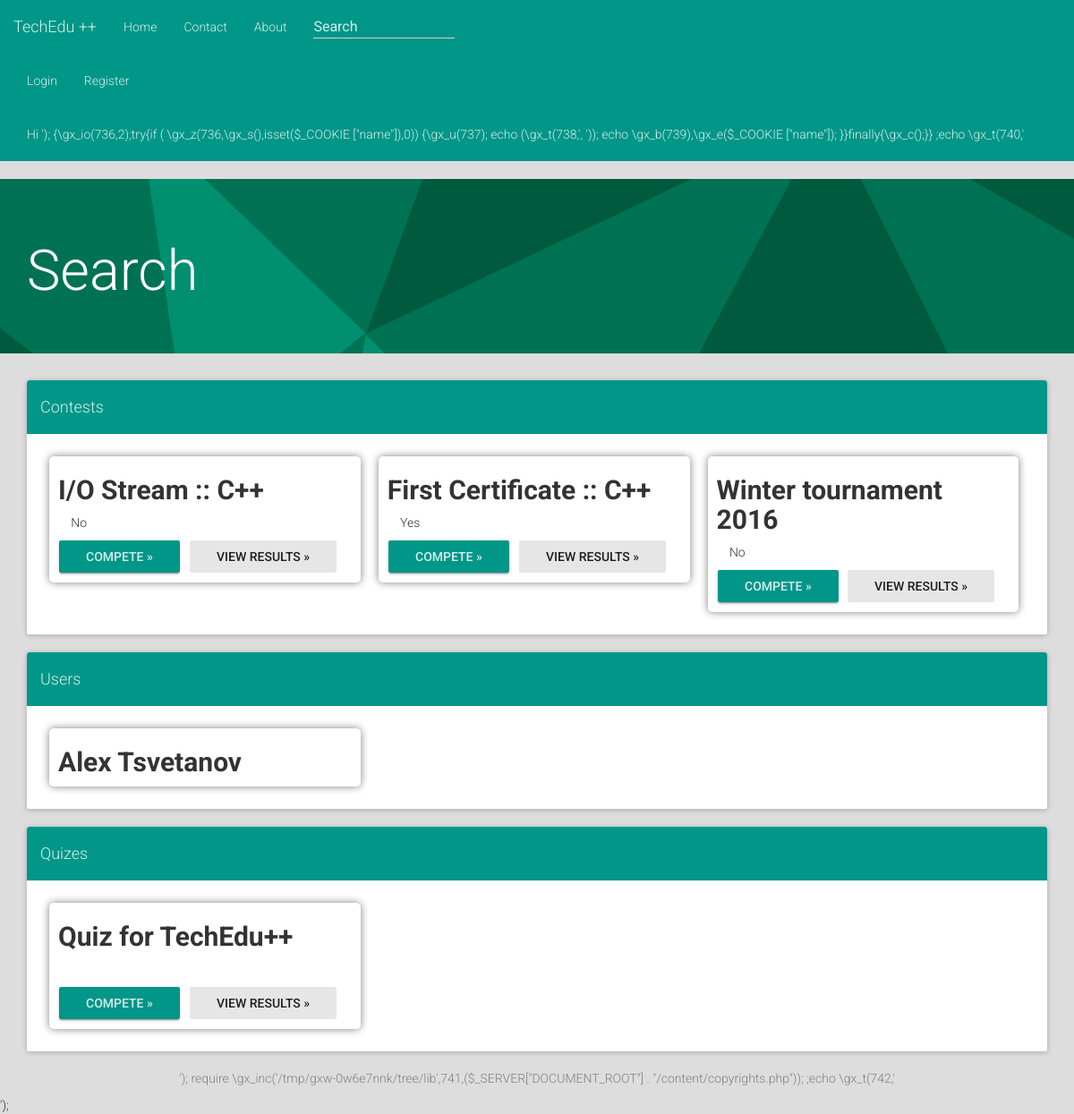
The page /search.php on the database as committed earlier.
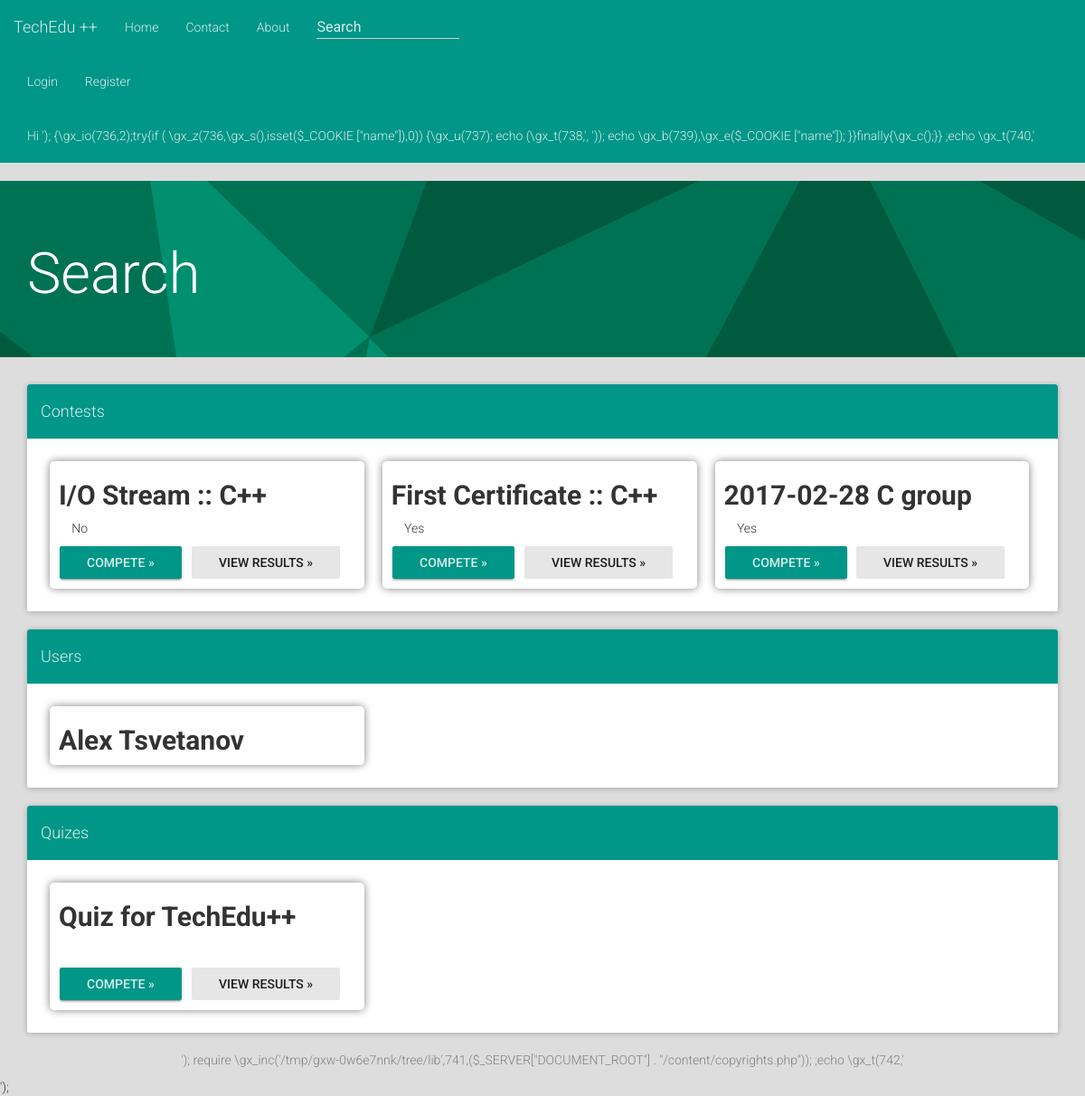
The same page on the database as committed later.
### tables this page shows
CREATE TABLE `Contests` (
  `ID` text NOT NULL,
  `Name` text NOT NULL,
  `Link` text NOT NULL,
  `Tasks` text NOT NULL,
  `Langs` text NOT NULL,
  `MaxPoints` text NOT NULL,
  `Certify` tinyint(2) NOT NULL DEFAULT '0'
);

CREATE TABLE `Users` (
  `ID` text NOT NULL,
  `Username` text NOT NULL,
  `Password` text NOT NULL,
  `Email` text NOT NULL,
  `Name` text NOT NULL,
  `Admin` tinyint(1) NOT NULL DEFAULT '0'
);

CREATE TABLE `Quizes` (
  `ID` text NOT NULL,
  `Link` varchar(150) NOT NULL,
  `Tasks` text NOT NULL,
  `Name` text NOT NULL
);

### lib/mysql.php (called while the page is built, shortened)
<?php
	class MySQL
	{
		public  $servername = "localhost";
		private $username = "root";
		private $password = "tts2002";
		public $conn;
		function __construct (string $dbname_param)
		{
			$this->dbname = $dbname_param;
			$this->conn = new mysqli ($this->servername, $this->username, $this->password, $this->dbname);
		}
		function query (string $command)
		{
			return ($this->conn->query ($command));
		}
	}
?>

### search.php (the view, shortened to what this page needs)
<?php
	include_once ($_SERVER["DOCUMENT_ROOT"] . "/lib/mysql.php");
	$dbname = "judge";
	$conn = new MySQL ($dbname);
	$users = $conn->query ($sql = "SELECT * FROM `Users` WHERE `Name` LIKE \"%{$_REQUEST["pattern"]}%\"");
	$contests = $conn->query ($sql = "SELECT * FROM `Contests` WHERE `Tasks` LIKE \"%{$_REQUEST["pattern"]}%\" OR `Name` LIKE \"%{$_REQUEST["pattern"]}%\"");
	$quizes = $conn->query ($sql = "SELECT * FROM `Quizes` WHERE `Name` LIKE \"%{$_REQUEST["pattern"]}%\"");
	$users_html = "";
	while ($users->num_rows > 0 and $row = $users->fetch_assoc ())
	{
		$users_html = $users_html . "<div class=\"col-md-4\"><h2 id=\"{$row["ID"]}\">{$row["Name"]}</h2></div>";
	}
	$contests_html = "";
	while ($contests->num_rows > 0 and $row = $contests->fetch_assoc ())
	{
		$contests_html = $contests_html . "<div class=\"col-md-4\"><h2 id=\"{$row["ID"]}\">{$row ["Name"]}</h2><span data-toggle=\"tooltip\" data-placement=\"left\" title=\"Is this constest for a certificate?\" data-original-title=\"Is this constest for a certificate?\"><i class=\"fa fa-trophy\" aria-hidden=\"true\"></i> " . (($row["Certify"] == 0)?"No":"Yes") . "<br><a href=\"{$row["Link"]}\" role=\"button\" class=\"btn btn-raised btn-success\">Compete »</a><a href=\"{$row["Link"]}/results\" role=\"button\" class=\"btn btn-default active\">View results »</a></span></div>";
	}
	$quizes_html = "";
	while ($quizes->num_rows > 0 and $row = $quizes->fetch_assoc ())
	{
		$quizes_html = $quizes_html . "<div class=\"col-md-4\"><h2 id=\"{$row["ID"]}\">{$row ["Name"]}</h2><br><a href=\"{$row["Link"]}\" role=\"button\" class=\"btn btn-raised btn-success\">Compete »</a><a href=\"{$row["Link"]}/results\" role=\"button\" class=\"btn btn-default active\">View results »</a></span></div>";
	}
	echo
		str_replace (
			"{{contests}}",
			$contests_html,
			str_replace (
				"{{users}}",
				$users_html,
				str_replace (
					"{{quizes}}",
					$quizes_html,
					file_get_contents($_SERVER["DOCUMENT_ROOT"] . "/lib/search_template.php")
				)
			)
		);
?>

### css/jumbotron.css (style rules this page uses)
.jumbotron { background: -moz-linear-gradient(left, rgba(231,231,231,1) 0%, rgba(255,255,255,1) 20%, rgba(230,230,230,1) 100%); }

### css/extension.css (style rules this page uses)
.col-md-4 { border-radius: 5px !important; box-shadow: 0 0 10px #808080; margin: 10px; padding: 1px 10px 1px; }
.col-md-4 h2 { font-weight: bold; }
footer { color: gray; bottom: 0px; position: static; width: 100%; background-color: transparent; }
.jumbotron { background-image: url('/maia.png'); color: white; }
.btn.btn-success, .btn.btn-success:hover, .btn.btn-success:focus { background-color: #009688 !important; margin-right: 10px; }
body { background-color: #DDD !important; }

Rows that differ between the two databases and show on the page:
changed contests: Name "Winter tournament 2016" → "2017-02-28 C group"
Other text that changed with them:
text no longer shown: "No No Yes"
text now shown: "No Yes Yes"
